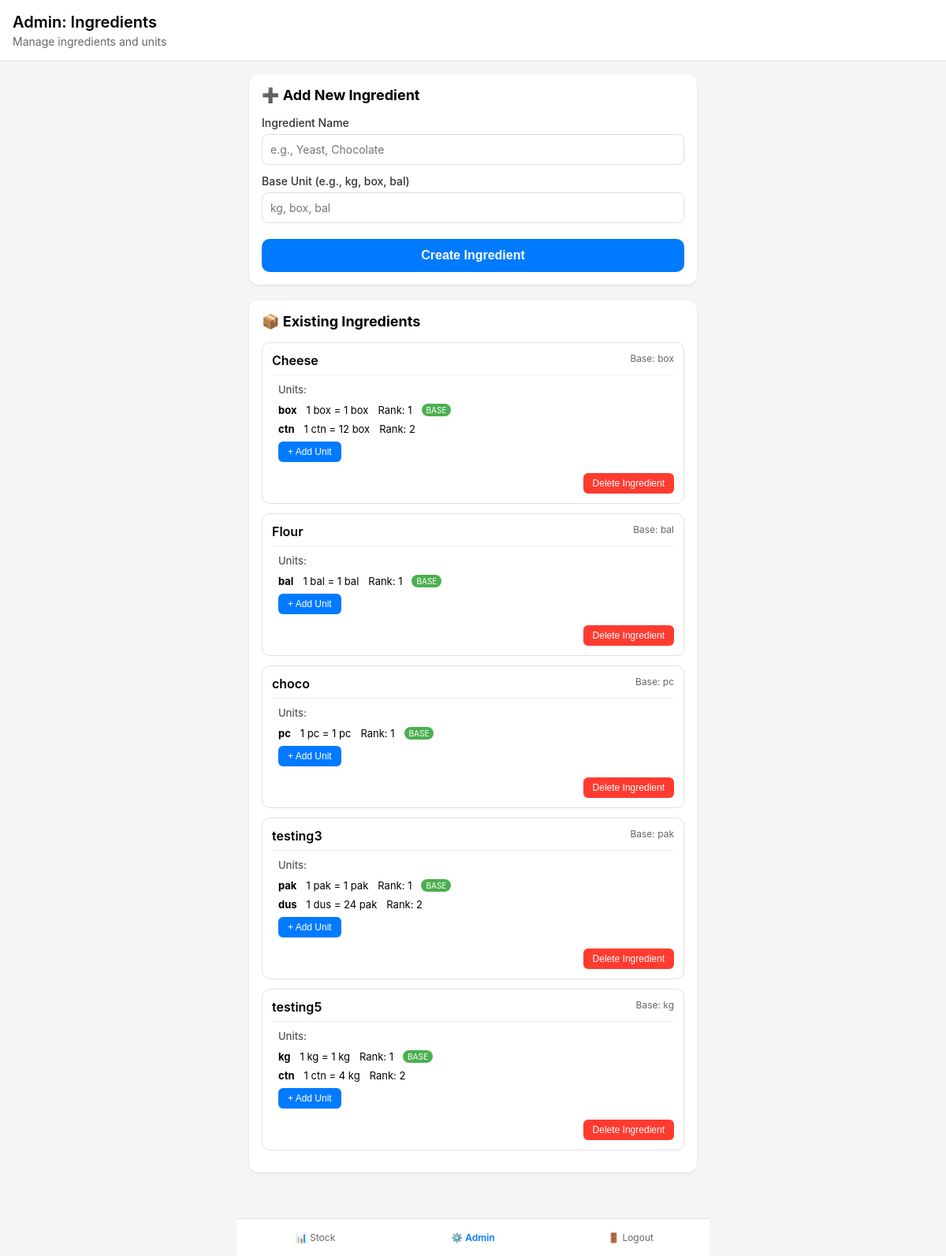
Page /admin/ingredients (signed in) on the committed database.
### app.py (models this page shows)
class Ingredient(db.Model):
    __tablename__ = 'ingredients'
    id = db.Column(db.Integer, primary_key=True)
    name = db.Column(db.String(100), nullable=False, unique=True)
    base_unit_id = db.Column(db.Integer, db.ForeignKey('units.id'))
    is_approved = db.Column(db.Boolean, default=True)
    created_by_user_id = db.Column(db.Integer, db.ForeignKey('users.id'))
    created_at = db.Column(db.DateTime, default=datetime.utcnow)
    base_unit = db.relationship('Unit', foreign_keys=[base_unit_id], post_update=True)

class Unit(db.Model):
    __tablename__ = 'units'
    id = db.Column(db.Integer, primary_key=True)
    ingredient_id = db.Column(db.Integer, db.ForeignKey('ingredients.id'), nullable=False)
    alt_unit = db.Column(db.String(10), nullable=False)
    conversion_to_base = db.Column(db.Float, nullable=False)
    rank = db.Column(db.Integer, nullable=False)
    created_at = db.Column(db.DateTime, default=datetime.utcnow)
    ingredient = db.relationship('Ingredient', foreign_keys=[ingredient_id], backref='units')

### app.py (the view)
@app.route('/admin/ingredients')
def admin_ingredients():
    if 'user_id' not in session:
        return redirect(url_for('login'))
    if session['role'] != 'ADMIN':
        flash('Admin access only')
        return redirect(url_for('current_stock'))
    ingredients = Ingredient.query.order_by(Ingredient.name).all()
    return render_template('admin_ingredients.html', ingredients=ingredients)

### templates/admin_ingredients.html (shortened to what this page needs)
{% extends "base.html" %}
{% block content %}
<div class="header">
    <h1>Admin: Ingredients</h1>
    <div class="subtitle">Manage ingredients and units</div>
</div>
<div class="container">
    <div class="card">
        <h3>➕ Add New Ingredient</h3>
        <form method="POST" action="{{ url_for('admin_add_ingredient') }}">
            <div class="form-group">
                <label>Ingredient Name</label>
                <input type="text" name="name" placeholder="e.g., Yeast, Chocolate" required>
            </div>
            <div class="form-group">
                <label>Base Unit (e.g., kg, box, bal)</label>
                <input type="text" name="base_unit_alt" placeholder="kg, box, bal" maxlength="10" required>
            </div>
            <button type="submit" class="btn">Create Ingredient</button>
        </form>
    </div>
    <div class="card">
        <h3>📦 Existing Ingredients</h3>
        {% for ingredient in ingredients %}
        <div class="ingredient-card">
            <div class="ingredient-header">
                <span class="ingredient-name">{{ ingredient.name }}</span>
                <span class="ingredient-base">
                    Base: {{ ingredient.base_unit.alt_unit if ingredient.base_unit else 'Not set' }}
                </span>
            </div>
            <div class="units-section">
                <div class="units-title">Units:</div>
                {% for unit in ingredient.units|sort(attribute='rank') %}
                <div class="unit-row">
                    <span><strong>{{ unit.alt_unit }}</strong></span>
                    <span>1 {{ unit.alt_unit }} = {{ unit.conversion_to_base|int }} {{ ingredient.base_unit.alt_unit if ingredient.base_unit else 'units' }}</span>
                    <span>Rank: {{ unit.rank }}</span>
                    {% if unit.id == ingredient.base_unit_id %}
                    <span class="base-badge">BASE</span>
                    {% endif %}
                </div>
                {% endfor %}
                <button class="btn-small toggle-unit" data-id="{{ ingredient.id }}">+ Add Unit</button>
            </div>
            <div class="ingredient-actions">
                <button onclick="deleteIngredient({{ ingredient.id }})" class="btn-small danger">Delete Ingredient</button>
            </div>
        </div>
        {% endfor %}
    </div>
</div>
{% endblock %}

### templates/base.html (style rules this page uses)
* { margin: 0; padding: 0; box-sizing: border-box; }
body { font-family: -apple-system, BlinkMacSystemFont, 'Segoe UI', Roboto, Helvetica, Arial, sans-serif; background: #f5f5f5; padding-bottom: 70px; }
.container { max-width: 600px; margin: 0 auto; padding: 16px; }
.header { background: white; padding: 16px; border-bottom: 1px solid #e0e0e0; position: sticky; top: 0; z-index: 10; }
.header h1 { font-size: 20px; font-weight: 600; }
.header .subtitle { font-size: 14px; color: #666; margin-top: 4px; }
.form-group { margin-bottom: 16px; }
label { display: block; font-size: 14px; font-weight: 500; margin-bottom: 6px; color: #333; }
input, select, textarea { width: 100%; padding: 12px; font-size: 16px; border: 1px solid #ddd; border-radius: 8px; font-family: inherit; }
.btn { width: 100%; padding: 14px; font-size: 16px; font-weight: 600; border: none; border-radius: 10px; background: #007aff; color: white; cursor: pointer; margin-top: 8px; }

### templates/admin_ingredients.html (style rules this page uses)
.card { background: white; border-radius: 12px; padding: 16px; margin-bottom: 20px; box-shadow: 0 1px 3px rgba(0,0,0,0.1); }
.card h3 { margin-bottom: 16px; font-size: 18px; }
.form-group { margin-bottom: 12px; }
.form-group label { display: block; font-size: 14px; font-weight: 500; margin-bottom: 6px; color: #333; }
.form-group input { width: 100%; padding: 10px; font-size: 14px; border: 1px solid #ddd; border-radius: 8px; }
.ingredient-card { border: 1px solid #e0e0e0; border-radius: 10px; padding: 12px; margin-bottom: 12px; }
.ingredient-header { display: flex; justify-content: space-between; margin-bottom: 10px; padding-bottom: 8px; border-bottom: 1px solid #eee; }
.ingredient-name { font-weight: 600; font-size: 16px; }
.ingredient-base { color: #666; font-size: 12px; }
.units-section { margin: 10px 0; padding-left: 8px; }
.units-title { font-size: 13px; font-weight: 500; margin-bottom: 6px; color: #555; }
.unit-row { font-size: 13px; padding: 4px 0; display: flex; gap: 12px; flex-wrap: wrap; align-items: center; }
.base-badge { background: #4caf50; color: white; font-size: 10px; padding: 2px 6px; border-radius: 10px; }
.btn { width: 100%; padding: 12px; font-size: 16px; font-weight: 600; border: none; border-radius: 10px; background: #007aff; color: white; cursor: pointer; }
.btn-small { padding: 6px 12px; font-size: 12px; border: none; border-radius: 6px; background: #007aff; color: white; cursor: pointer; margin-top: 4px; }
.btn-small.danger { background: #ff3b30; }
.ingredient-actions { margin-top: 10px; text-align: right; }

### rows in the picture
Ingredient: name "Cheese", base_unit "box"
Unit: alt_unit "box", conversion_to_base "1", base_unit "box", rank "1", shows "BASE"
Unit: alt_unit "ctn", conversion_to_base "12", rank "2"
Ingredient: name "Flour", base_unit "bal"
Unit: alt_unit "bal", conversion_to_base "1", base_unit "bal", rank "1", shows "BASE"
Ingredient: name "choco", base_unit "pc"
Unit: alt_unit "pc", conversion_to_base "1", base_unit "pc", rank "1", shows "BASE"
Ingredient: name "testing3", base_unit "pak"
Unit: alt_unit "pak", conversion_to_base "1", base_unit "pak", rank "1", shows "BASE"
Unit: alt_unit "dus", conversion_to_base "24", rank "2"
Ingredient: name "testing5", base_unit "kg"
Unit: alt_unit "kg", conversion_to_base "1", base_unit "kg", rank "1", shows "BASE"
Unit: alt_unit "ctn", conversion_to_base "4", rank "2"
